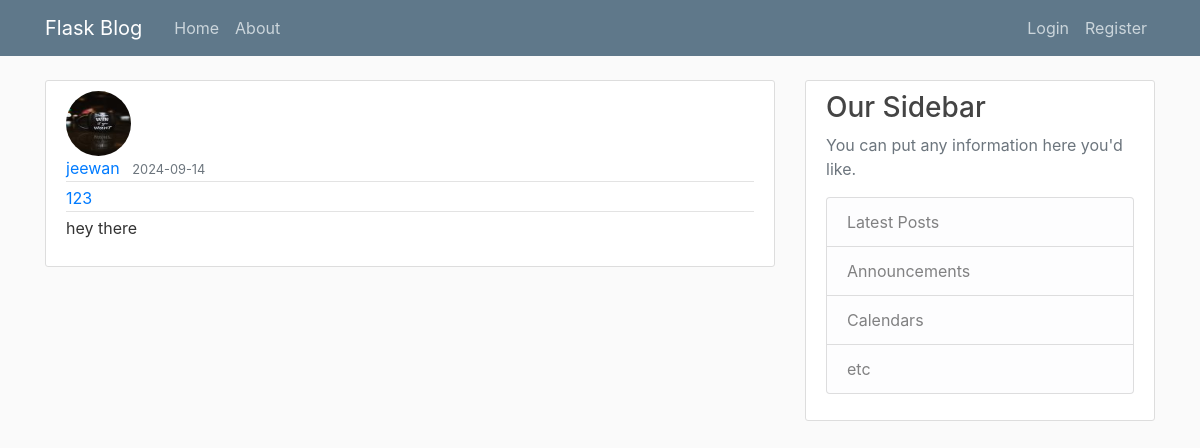
Page /home on the earlier database version.
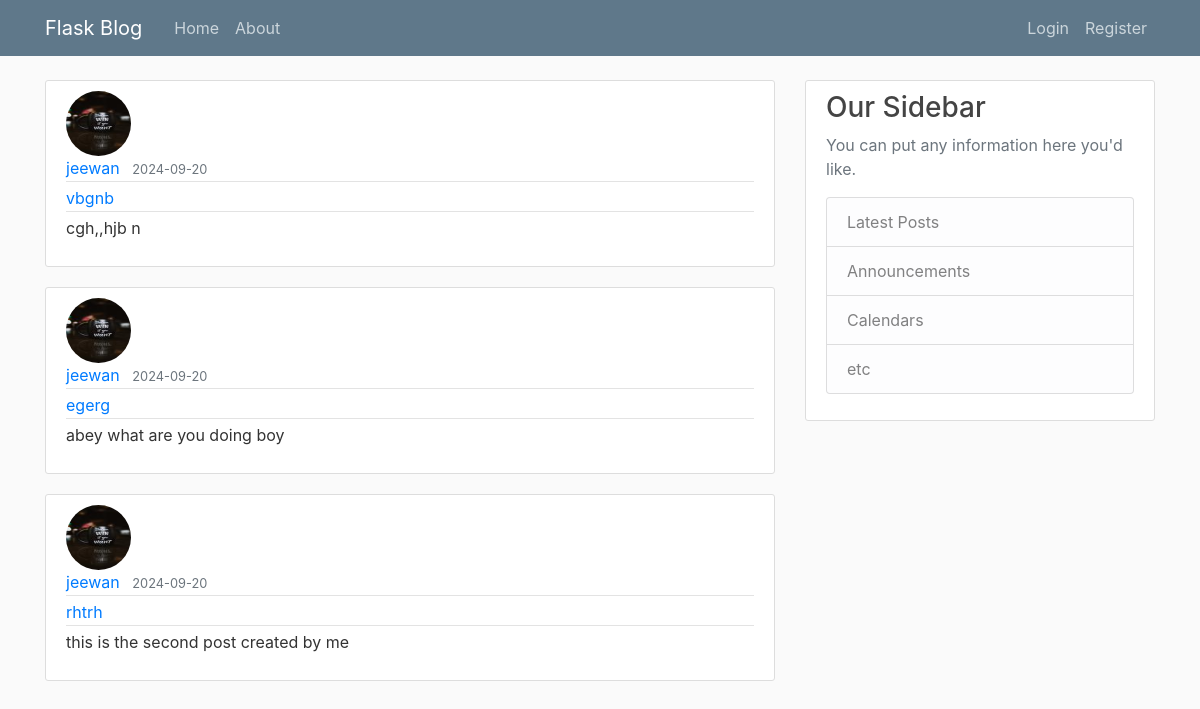
Same page on the later database version.
### application/models.py (models this page shows, shortened)
class Post(db.Model):
    id = db.Column(db.Integer, primary_key=True)
    title = db.Column(db.String(120), nullable=False)
    date = db.Column(db.DateTime, nullable=False, default=datetime.utcnow)
    content = db.Column(db.Text, nullable=False)
    user_id = db.Column(db.Integer, db.ForeignKey('user.id'), nullable=False)

class User(db.Model,UserMixin):
    id = db.Column(db.Integer, primary_key=True)
    username = db.Column(db.String(20), unique=True, nullable=False)
    email = db.Column(db.String(120), unique=True, nullable=False)
    image_file = db.Column(db.String(20), nullable=False, default='default.jpg')
    password = db.Column(db.String(60), nullable=False)
    posts = db.relationship('Post', backref='author', lazy=True)

### application/routes.py (the view)
@app.route("/")
@app.route("/home")
def home():
    page= request.args.get('page',1,type=int)
    posts = Post.query.order_by(Post.date.desc()).paginate(page=page,per_page=3)
    return render_template('home4.html', posts=posts)

### application/templates/home4.html
{% extends "layoutform.html" %}
{% block content %}
    {% for post in posts %}
    <article class="media content-section">
        <div class="media-body">
          <img class="rounded-circle article-img" src="{{ url_for('static', filename='profile_pics/' + post.author.image_file) }}">
          <div class="article-metadata">
            <a class="mr-2" href="#">{{ post.author.username }}</a>
            <small class="text-muted">{{ post.date.strftime('%Y-%m-%d') }}</small>
          </div>
          <div class="article-metadata">
            <a class="mr-2" href="{{url_for('post',post_id=post.id)}}">{{ post.title }}</a>
          </div>
          <p class="article-content">{{ post.content }}</p>
        </div>
      </article>
    {% endfor %}
{% endblock content %}

### application/templates/layoutform.html (shortened to what this page needs)
<!DOCTYPE html>
<html>
<head>
    <link rel="stylesheet" href="https://maxcdn.bootstrapcdn.com/bootstrap/4.0.0/css/bootstrap.min.css">
    <link rel="stylesheet" type="text/css" href="{{ url_for('static', filename='main.css') }}">
</head>
<body>
    <header class="site-header">
      <nav class="navbar navbar-expand-md navbar-dark bg-steel fixed-top">
        <div class="container">
          <a class="navbar-brand mr-4" href="/">Flask Blog</a>
          <div class="collapse navbar-collapse" id="navbarToggle">
            <div class="navbar-nav mr-auto">
              <a class="nav-item nav-link" href="{{ url_for('home') }}">Home</a>
              <a class="nav-item nav-link" href="{{ url_for('about') }}">About</a>
            </div>
            <div class="navbar-nav">
              {% if current_user.is_authenticated %}
                <a class="nav-item nav-link" href="{{ url_for('new_post') }}">New Post</a>
                <a class="nav-item nav-link" href="{{ url_for('account') }}">Account</a>
                <a class="nav-item nav-link" href="{{ url_for('logout') }}">Logout</a>
              {% else %}
                <a class="nav-item nav-link" href="{{ url_for('login') }}">Login</a>
                <a class="nav-item nav-link" href="{{ url_for('register') }}">Register</a>
              {% endif %}
            </div>
          </div>
        </div>
      </nav>
    </header>
    <main role="main" class="container">
      <div class="row">
        <div class="col-md-8">
          {% block content %}{% endblock %}
        </div>
        <div class="col-md-4">
          <div class="content-section">
            <h3>Our Sidebar</h3>
            <p class='text-muted'>You can put any information here you'd like.
              <ul class="list-group">
                <li class="list-group-item list-group-item-light">Latest Posts</li>
                <li class="list-group-item list-group-item-light">Announcements</li>
                <li class="list-group-item list-group-item-light">Calendars</li>
                <li class="list-group-item list-group-item-light">etc</li>
              </ul>
            </p>
          </div>
        </div>
      </div>
    </main>
</body>
</html>

### application/static/main.css (style rules this page uses)
body { background: #fafafa; color: #333333; margin-top: 5rem; }
h1, h2, h3, h4, h5, h6 { color: #444444; }
.bg-steel { background-color: #5f788a; }
.site-header .navbar-nav .nav-link { color: #cbd5db; }
.content-section { background: #ffffff; padding: 10px 20px; border: 1px solid #dddddd; border-radius: 3px; margin-bottom: 20px; }
.article-content { white-space: pre-line; }
.article-img { height: 65px; width: 65px; margin-right: 16px; }
.article-metadata { padding-bottom: 1px; margin-bottom: 4px; border-bottom: 1px solid #e3e3e3 }

Differences in the rows shown:
no longer on this page (row unchanged): Post: image_file (picture), author.username "jeewan", date "2024-09-14", title "123", content "hey there"
added Post: image_file (picture), author.username "jeewan", date "2024-09-20", title "vbgnb", content "cgh,,hjb n"
added Post: image_file (picture), author.username "jeewan", date "2024-09-20", title "egerg", content "abey what are you doing boy"
added Post: image_file (picture), author.username "jeewan", date "2024-09-20", title "rhtrh", content "this is the second post created by me"
